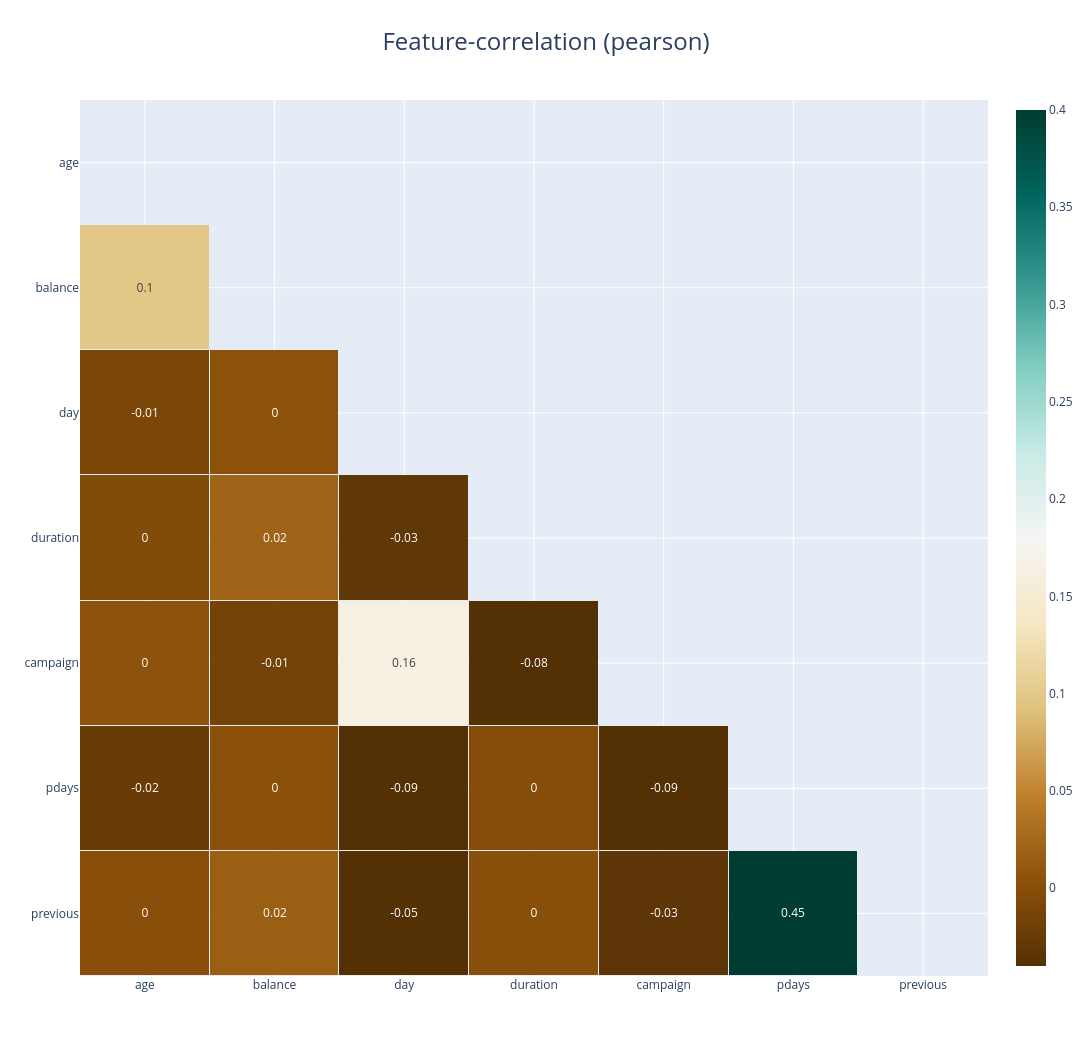

The notebook cell saved with this chart:
### Code cell
klib.corr_interactive_plot(df)

### Figure 1 — Plotly figure (JSON) as saved in the notebook; plotly's stock layout.template omitted (floating-point values rounded to 4 significant figures)
{"data": [{"colorscale": [[0, "rgb(84,48,5)"], [0.1, "rgb(140,81,10)"], [0.2, "rgb(191,129,45)"], [0.3, "rgb(223,194,125)"], [0.4, "rgb(246,232,195)"], [0.5, "rgb(245,245,245)"], [0.6, "rgb(199,234,229)"], [0.7, "rgb(128,205,193)"], [0.8, "rgb(53,151,143)"], [0.9, "rgb(1,102,94)"], [1, "rgb(0,60,48)"]], "hoverongaps": false, "text": [["", 0.45, -0.03, 0, -0.05, 0.02, 0], ["", "", -0.09, 0, -0.09, 0, -0.02], ["", "", "", -0.08, 0.16, -0.01, 0], ["", "", "", "", -0.03, 0.02, 0], ["", "", "", "", "", 0, -0.01], ["", "", "", "", "", "", 0.1], ["", "", "", "", "", "", ""]], "textfont": {"size": 12}, "texttemplate": "%{text}", "type": "heatmap", "x": ["previous", "pdays", "campaign", "duration", "day", "balance", "age"], "xgap": 1, "y": ["previous", "pdays", "campaign", "duration", "day", "balance", "age"], "ygap": 1, "z": [[NaN, 0.4548, -0.03286, 0.001201, -0.05171, 0.01667, 0.001288], [NaN, NaN, -0.08867, -0.001563, -0.09315, 0.003414, -0.02377], [NaN, NaN, NaN, -0.08457, 0.1625, -0.01458, 0.00476], [NaN, NaN, NaN, NaN, -0.03022, 0.02156, -0.004635], [NaN, NaN, NaN, NaN, NaN, 0.004493, -0.00912], [NaN, NaN, NaN, NaN, NaN, NaN, 0.09778], [NaN, NaN, NaN, NaN, NaN, NaN, NaN]], "zmax": 0.4, "zmin": -0.04}], "layout": {"autosize": true, "height": 1056, "title": {"font": {"size": 24}, "text": "Feature-correlation (pearson)", "x": 0.5}, "width": 1152, "xaxis": {"autorange": "reversed"}}}
